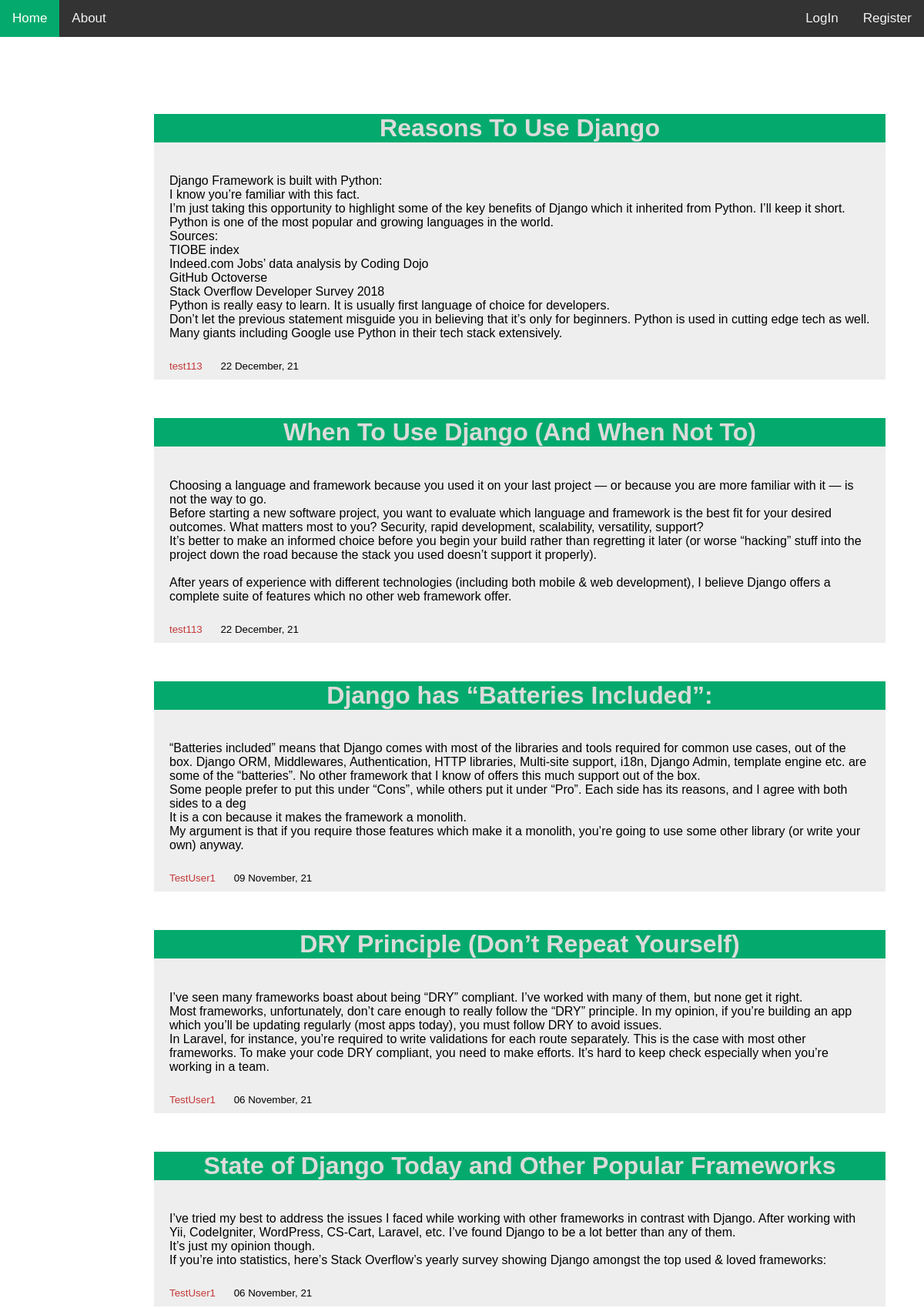
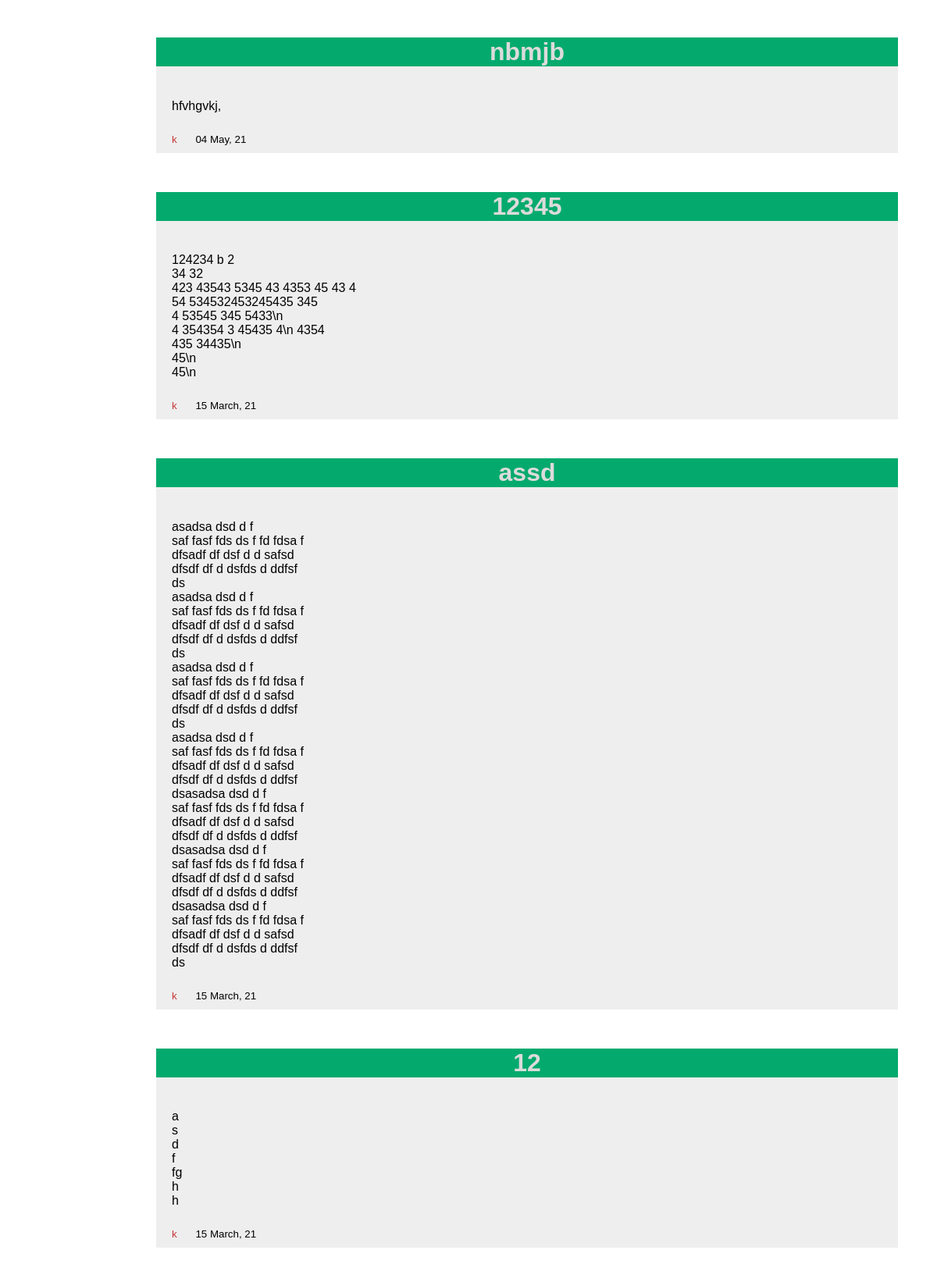
The page / (upper part) on the database its author committed (2 pictures, top to bottom).
### blog/models.py (models this page shows, shortened)
class post(models.Model):
    title = models.CharField(max_length = 100)
    description = models.TextField()
    date = models.DateTimeField(auto_now_add = True)
    author = models.ForeignKey(User, on_delete = models.CASCADE)

### blog/views.py (the view)
# urls.py: path('',views.listview.as_view(),name='blog-home'),
class listview(ListView):
	model = post
	template_name = 'blog/home.html'
	context_object_name = 'posts'
	ordering = ['-date']

### blog/templates/blog/home.html (shortened to what this page needs)
{% extends 'blog/base.html' %}
{%block dp%}
    {% for post in posts %}
        <div class="post">
            <h1>
                <a href="{% url 'post-detail' post.pk %}">{{post.title}}</a>
            </h1>
            <p class="padd">{{post.description|linebreaksbr }}</p>
            <small class="padd" >
                <a class="author" href="{% url 'user-post' post.author %}"> {{post.author}}  </a>
            </small>
            <small class="">{{post.date|date:"d F, y"}}</small>
        </div>
    {%endfor%}
{%endblock dp%}

### blog/templates/blog/base.html (shortened to what this page needs)
{% load static %}
<html>
    <head>
       <link rel="stylesheet" type="text/css" href="{% static 'blog/main.css' %}">
    </head>
    <body>
        <div class="top-bar">
            <a class="top-bar-left" href="{% url 'blog-home'%}">Home</a>
            <a class="top-bar-left" href="{% url 'blog-about'%}"> About</a>
            {% if user.is_authenticated %}
                <a class="top-bar-right" href="{% url 'new-post' %}"> Create New</a>
                <a class="top-bar-right" href="{% url 'user-profile' %}"> Profile</a>
                <a class="top-bar-right" href="{% url 'user-logout' %}"> LogOut</a>
            {% else %}
                <a class="top-bar-right" href="{% url 'user-register' %}"> Register</a>
                <a class="top-bar-right" href="{% url 'user-login' %}"> LogIn</a>
            {% endif %}
        </div>
        {% block dp %}{%endblock dp %}
    </body>
</html>

### blog/static/blog/main.css (style rules this page uses)
body { margin: 0px; font-family: Arial, Helvetica, sans-serif; }
.post { margin: 0px 50px 50px 200px; background-color: #eee; color: black; display: block; text-decoration: none; padding-bottom: 10px; }
.post h1 { background-color: #04AA6D; color: white; text-align: center; }
.post h1 a { text-decoration: none; color: rgb(219, 219, 219); }
.top-bar { margin-bottom: 100px; overflow: hidden; background-color: #333; }
.top-bar a { color: #f2f2f2; text-align: center; padding: 14px 16px; text-decoration: none; font-size: 17px; }
.top-bar-left { float: left; }
.top-bar-right { float: right; }
.padd { padding: 20px 20px 10px 20px; }
.author { text-decoration: none; color: rgb(197, 55, 55); }

### rows shown on the page
post: title "Reasons To Use Django", description "Django Framework is built with Python: I know you’re familiar with this fact. I’m just taking this opportunity to highlight some of the key benefits of Django which it inherited from Python. I’ll keep it short. Python is one of the most popular and growing languages in the world. Sources: TIOBE index Indeed.com Jobs’ data analysis by Coding Dojo GitHub Octoverse Stack Overflow Developer Survey 2018 Python is really easy to learn. It is usually first language of choice for developers. Don’t let the previous statement misguide you in believing that it’s only for beginners. Python is used in cutting edge tech as well. Many giants including Google use Python in their tech stack extensively.", author "test113", date "22 December, 21"
post: title "When To Use Django (And When Not To)", description "Choosing a language and framework because you used it on your last project — or because you are more familiar with it — is not the way to go. Before starting a new software project, you want to evaluate which language and framework is the best fit for your desired outcomes. What matters most to you? Security, rapid development, scalability, versatility, support? It’s better to make an informed choice before you begin your build rather than regretting it later (or worse “hacking” stuff into the project down the road because the stack you used doesn’t support it properly). After years of experience with different technologies (including both mobile & web development), I believe Django offers…", author "test113", date "22 December, 21"
post: title "Django has “Batteries Included”:", description "“Batteries included” means that Django comes with most of the libraries and tools required for common use cases, out of the box. Django ORM, Middlewares, Authentication, HTTP libraries, Multi-site support, i18n, Django Admin, template engine etc. are some of the “batteries”. No other framework that I know of offers this much support out of the box. Some people prefer to put this under “Cons”, while others put it under “Pro”. Each side has its reasons, and I agree with both sides to a deg It is a con because it makes the framework a monolith. My argument is that if you require those features which make it a monolith, you’re going to use some other library (or write your own) anyway.", author "TestUser1", date "09 November, 21"
post: title "DRY Principle (Don’t Repeat Yourself)", description "I’ve seen many frameworks boast about being “DRY” compliant. I’ve worked with many of them, but none get it right. Most frameworks, unfortunately, don’t care enough to really follow the “DRY” principle. In my opinion, if you’re building an app which you’ll be updating regularly (most apps today), you must follow DRY to avoid issues. In Laravel, for instance, you’re required to write validations for each route separately. This is the case with most other frameworks. To make your code DRY compliant, you need to make efforts. It’s hard to keep check especially when you’re working in a team.", author "TestUser1", date "06 November, 21"
post: title "State of Django Today and Other Popular Frameworks", description "I’ve tried my best to address the issues I faced while working with other frameworks in contrast with Django. After working with Yii, CodeIgniter, WordPress, CS-Cart, Laravel, etc. I’ve found Django to be a lot better than any of them. It’s just my opinion though. If you’re into statistics, here’s Stack Overflow’s yearly survey showing Django amongst the top used & loved frameworks:", author "TestUser1", date "06 November, 21"
post: title "nbmjb", description "hfvhgvkj,", author "k", date "04 May, 21"
post: title "12345", description "124234 b 2 34 32 423 43543 5345 43 4353 45 43 4 54 534532453245435 345 4 53545 345 5433\\n 4 354354 3 45435 4\\n 4354 435 34435\\n 45\\n 45\\n", author "k", date "15 March, 21"
post: title "assd", description "asadsa dsd d f saf fasf fds ds f fd fdsa f dfsadf df dsf d d safsd dfsdf df d dsfds d ddfsf ds asadsa dsd d f saf fasf fds ds f fd fdsa f dfsadf df dsf d d safsd dfsdf df d dsfds d ddfsf ds asadsa dsd d f saf fasf fds ds f fd fdsa f dfsadf df dsf d d safsd dfsdf df d dsfds d ddfsf ds asadsa dsd d f saf fasf fds ds f fd fdsa f dfsadf df dsf d d safsd dfsdf df d dsfds d ddfsf dsasadsa dsd d f saf fasf fds ds f fd fdsa f dfsadf df dsf d d safsd dfsdf df d dsfds d ddfsf dsasadsa dsd d f saf fasf fds ds f fd fdsa f dfsadf df dsf d d safsd dfsdf df d dsfds d ddfsf dsasadsa dsd d f saf fasf fds ds f fd fdsa f dfsadf df dsf d d safsd dfsdf df d dsfds d ddfsf ds", author "k", date "15 March, 21"
post: title "12", description "a s d f fg h h", author "k", date "15 March, 21"
